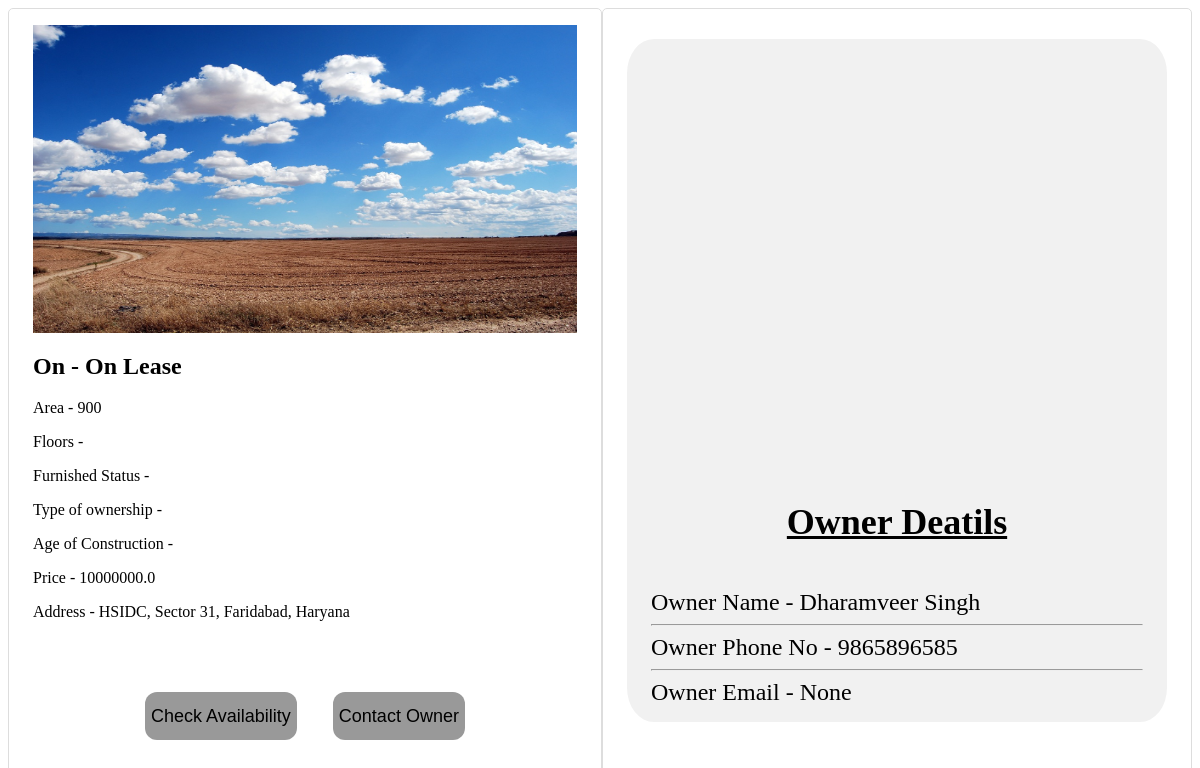
/property_details/4/?p_type=Land, run on an earlier commit of the app's database.
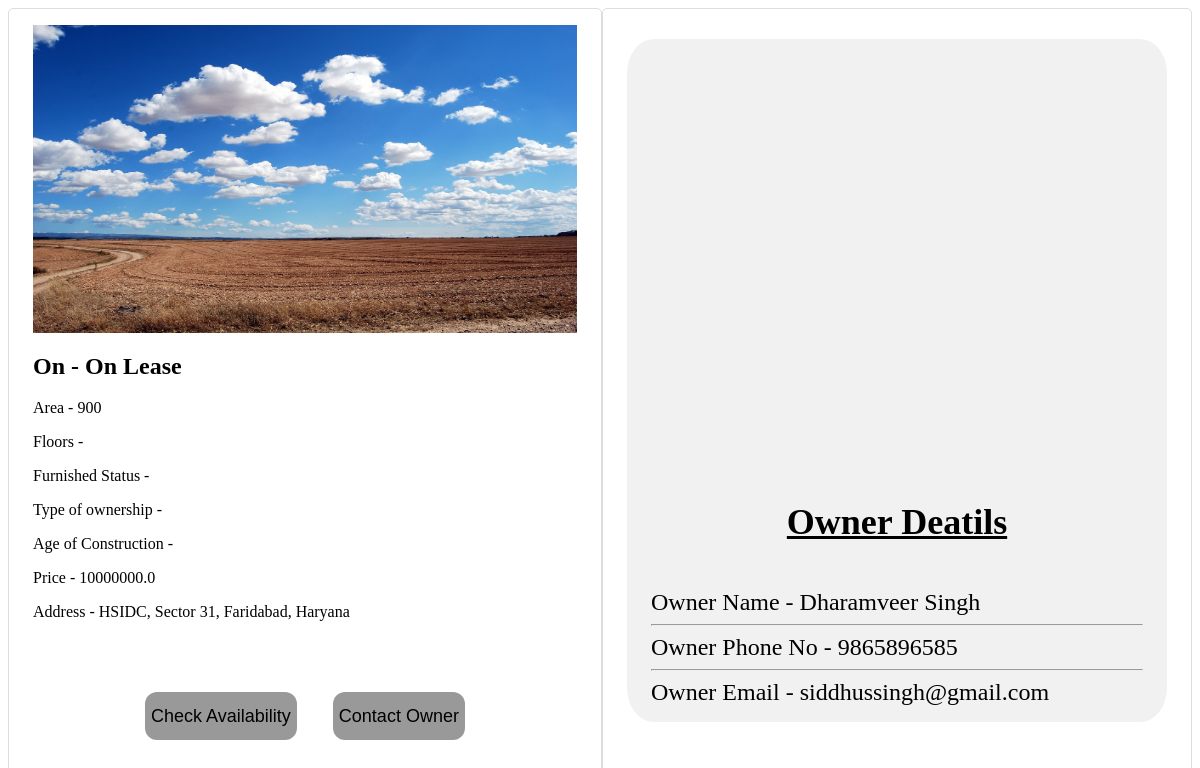
And on a later commit of the database.
### bricks/models.py (models this page shows, shortened)
class land(models.Model):
    name=models.CharField(max_length=500,blank=False,null=True,default=None)
    cat=models.ForeignKey("category", null=True , on_delete=models.CASCADE, default=None)
    owner_phone=models.IntegerField(null=True, blank=False)
    owner_name=models.CharField(max_length=500,blank=False,null=True,default=None)
    owner_mail=models.EmailField(max_length=500,blank=False,null=True)
    area=models.IntegerField(default=0)
    land_type=models.CharField(choices=t_l, max_length=50, default= None, null=True)
    price=models.FloatField(default=0)
    p_type=models.CharField(max_length=10, default="Land")
    address=models.CharField(max_length=200, blank= False, default=None, null=False, unique=True)
    image=models.ImageField(upload_to='images/')

class category(models.Model):
    cat=models.CharField(max_length=50)
    def __str__(self) :
        return self.cat

### bricks/views.py (the view)
# urls.py: path('property_details/<str:property_id>/',views.property_details,name='property_details'),
def property_details(request,property_id):
    p_type=request.GET.get('p_type')
    is_land = True
    if p_type == "Built" :
        is_land=False
        obj=built.objects.filter(pk=property_id)
    else:
        obj=land.objects.filter(pk=property_id)
    return render(request,'bricks/property_details.html',{"obj":obj[0],"is_land":is_land})

### bricks/templates/bricks/property_details.html (shortened to what this page needs)
<!DOCTYPE html>
<html lang="en">
<head>
    {% load static %}
    <link rel="stylesheet" href="{% static 'bricks/style_property_details.css' %}" />
</head>
<body>
    <div class="full_details" style="width: 100%;height: 100%;">
        <div class="left_side" style="width: 50%;border: 1px solid #ddd;border-radius: 5px;">
            {% if island %}
            <div class="part1" style="width: 100%;height: auto;">
                <img src="{{obj.images.url}}" alt="" />
            </div>
            <div class="part2">
                <p>On - {{obj.cat}}</p>
                <p>Area - {{obj.are}}</p>
                <p>Land Type - {{obj.land_type}}</p>
                <p>Price - {{obj.price}}</p>
                <p>Address - {{obj.address}}</p>
            </div>
            {% else %}
            <div class="part1" style="width: auto;height: 40%; margin: 2vh 2vw;">
                <img style="width: 100%;height: 100%;" src="{{obj.image.url}}" alt="" />
            </div>
            <div class="part2" style="width: auto;height: 40%; margin: 2vh 2vw;">
                <h2>On - {{obj.cat}}</h2>
                <p>Area - {{obj.area}}</p>
                <p>Floors - {{obj.floors}}</p>
                <p>Furnished Status - {{obj.furnished_status}}</p>
                <p>Type of ownership - {{obj.type_of_ownership}}</p>
                <p>Age of Construction - {{obj.age}}</p>
                <p>Price - {{obj.price}}</p>
                <p>Address - {{obj.address}}</p>
            </div>
            {% endif %}
            <div class="options">
                <center>
                    <button>Check Availability</button>
                    <button>Contact Owner</button>
                </center>
            </div>
        </div>
        <div class="right_side" style="width: 50%;border: 1px solid #ddd;border-radius: 5px;">
            <div class="chip">
                <img src="https://www.w3schools.com/howto/img_avatar.png" alt="Person" width="96" height="96">
                <h2 style="text-align: center;font-size: 3vw;text-decoration: underline;">Owner Deatils</h2>
                <div id="Para">
                    <p>Owner Name - {{obj.owner_name}}</p>
                    <hr>
                    <p>Owner Phone No - {{obj.owner_phone}}</p>
                    <hr>
                    <p>Owner Email - {{obj.owner_mail}}</p>
                </div>
            </div>
        </div>
    </div>
</body>
</html>

What changed in the data, as far as the page shows it:
changed land "Dharamveer Singh": owner_mail "None" → "siddhussingh@gmail.com"
